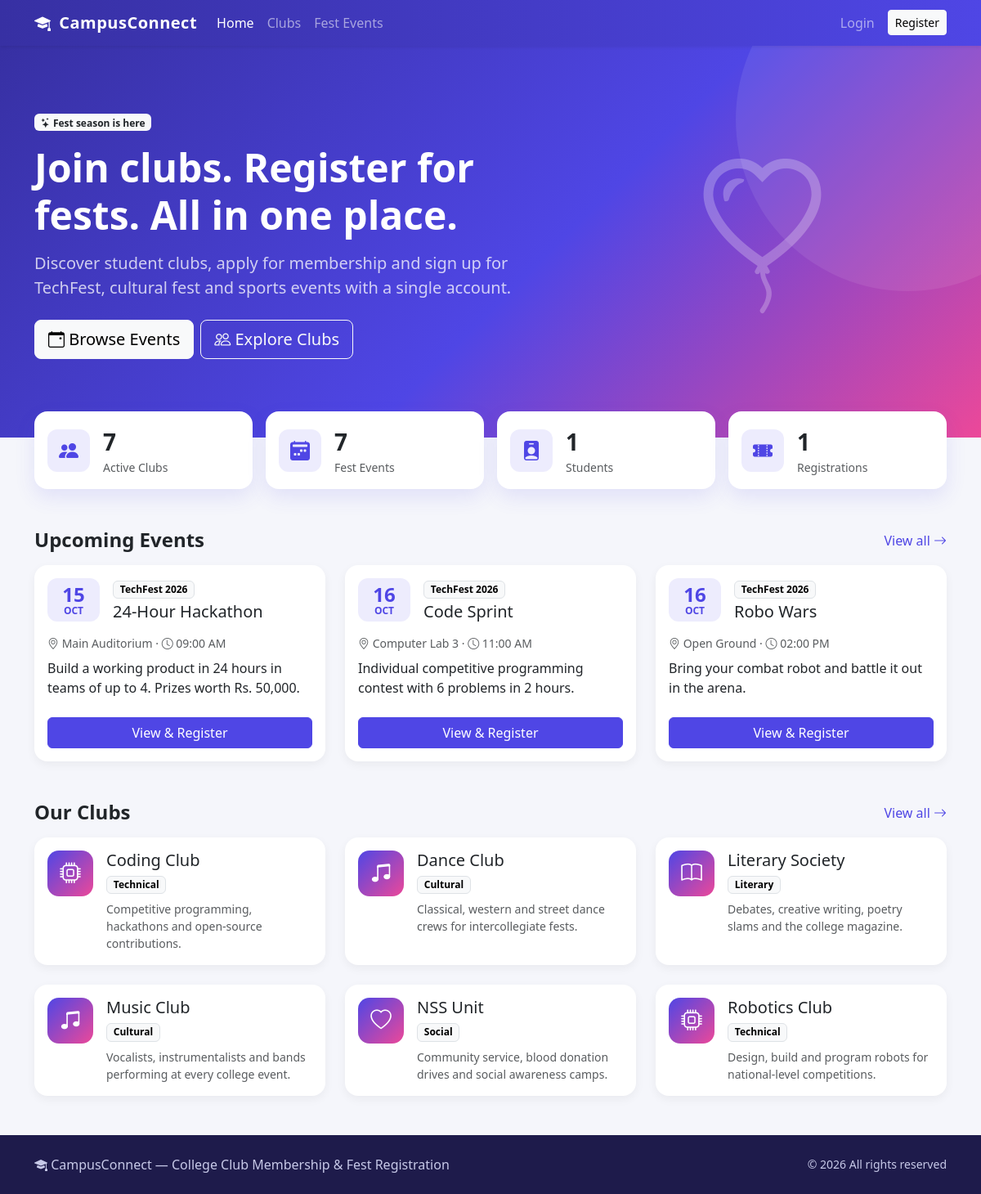
The page / on the database its author committed.
### tables this page shows
CREATE TABLE events (
    id               INTEGER PRIMARY KEY AUTOINCREMENT,
    title            TEXT    NOT NULL,
    fest_name        TEXT    NOT NULL,
    club_id          INTEGER REFERENCES clubs(id) ON DELETE SET NULL,
    description      TEXT    NOT NULL,
    venue            TEXT    NOT NULL,
    event_date       TEXT    NOT NULL,
    event_time       TEXT    NOT NULL,
    max_participants INTEGER NOT NULL DEFAULT 100,
    created_at       TEXT    NOT NULL DEFAULT CURRENT_TIMESTAMP
);

CREATE TABLE clubs (
    id            INTEGER PRIMARY KEY AUTOINCREMENT,
    name          TEXT    NOT NULL UNIQUE,
    category      TEXT    NOT NULL,
    description   TEXT    NOT NULL,
    coordinator   TEXT,
    contact_email TEXT,
    created_at    TEXT    NOT NULL DEFAULT CURRENT_TIMESTAMP
);

### app.py (the view)
@app.route("/")
def index():
    db = get_db()
    stats = {
        "clubs": db.execute("SELECT COUNT(*) FROM clubs").fetchone()[0],
        "events": db.execute("SELECT COUNT(*) FROM events").fetchone()[0],
        "students": db.execute("SELECT COUNT(*) FROM users WHERE role = 'student'").fetchone()[0],
        "registrations": db.execute("SELECT COUNT(*) FROM registrations").fetchone()[0],
    }
    upcoming = db.execute(
        """SELECT e.*, c.name AS club_name FROM events e
           LEFT JOIN clubs c ON c.id = e.club_id
           WHERE e.event_date >= ? ORDER BY e.event_date, e.event_time LIMIT 3""",
        (date.today().isoformat(),),
    ).fetchall()
    clubs = db.execute("SELECT * FROM clubs ORDER BY name LIMIT 6").fetchall()
    return render_template("index.html", stats=stats, upcoming=upcoming, clubs=clubs)

### app.py (called while the page is built)
def get_db():
    if "db" not in g:
        g.db = sqlite3.connect(DATABASE)
        g.db.row_factory = sqlite3.Row
        g.db.execute("PRAGMA foreign_keys = ON")
    return g.db

@app.before_request
def load_user():
    user_id = session.get("user_id")
    g.user = None
    g.club = None
    if user_id is not None:
        db = get_db()
        g.user = db.execute("SELECT * FROM users WHERE id = ?", (user_id,)).fetchone()
        if g.user is not None and g.user["role"] == "club_admin":
            g.club = db.execute("SELECT * FROM clubs WHERE id = ?", (g.user["club_id"],)).fetchone()

def current_portal():
    user = g.get("user")
    return "club_admin" if user is not None and user["role"] == "club_admin" else "admin"

@app.context_processor
def inject_globals():
    return {
        "user": g.get("user"),
        "my_club": g.get("club"),
        "portal": current_portal(),
        "category_icons": CATEGORY_ICONS,
        "today": date.today().isoformat(),
    }

@app.template_filter("fmt_time")
def fmt_time(value):
    try:
        return datetime.strptime(value, "%H:%M").strftime("%I:%M %p")
    except (TypeError, ValueError):
        return value

### templates/index.html (shortened to what this page needs)
{% extends "base.html" %}
{% from "_macros.html" import date_badge %}
{% block content %}
<section class="hero">
    <div class="container position-relative" style="z-index:1">
        <div class="row align-items-center">
            <div class="col-lg-7">
                <span class="badge bg-light text-dark mb-3"><i class="bi bi-stars"></i> Fest season is here</span>
                <h1 class="display-5 mb-3">Join clubs. Register for fests. All in one place.</h1>
                <p class="lead mb-4 opacity-75">Discover student clubs, apply for membership and sign up for TechFest, cultural fest and sports events with a single account.</p>
                <div class="d-flex gap-2 flex-wrap">
                    <a href="{{ url_for('events') }}" class="btn btn-light btn-lg"><i class="bi bi-calendar-event"></i> Browse Events</a>
                    <a href="{{ url_for('clubs') }}" class="btn btn-outline-light btn-lg"><i class="bi bi-people"></i> Explore Clubs</a>
                </div>
            </div>
            <div class="col-lg-5 d-none d-lg-block text-center">
                <i class="bi bi-balloon-heart" style="font-size: 12rem; opacity:.25"></i>
            </div>
        </div>
    </div>
</section>
<div class="container">
    <div class="row g-3 stats-row">
        {% for label, value, icon in [('Active Clubs', stats.clubs, 'people-fill'), ('Fest Events', stats.events, 'calendar2-week-fill'), ('Students', stats.students, 'person-badge-fill'), ('Registrations', stats.registrations, 'ticket-perforated-fill')] %}
        <div class="col-6 col-md-3">
            <div class="card stat-card">
                <div class="card-body d-flex align-items-center gap-3">
                    <span class="stat-icon"><i class="bi bi-{{ icon }}"></i></span>
                    <div>
                        <div class="fs-3 fw-bold">{{ value }}</div>
                        <div class="text-muted small">{{ label }}</div>
                    </div>
                </div>
            </div>
        </div>
        {% endfor %}
    </div>
    <section class="mt-5">
        <div class="d-flex justify-content-between align-items-center mb-3">
            <h2 class="h4 fw-bold mb-0">Upcoming Events</h2>
            <a href="{{ url_for('events') }}" class="text-brand text-decoration-none">View all <i class="bi bi-arrow-right"></i></a>
        </div>
        <div class="row g-4">
            {% for e in upcoming %}
            <div class="col-md-4">
                <div class="card hover-card h-100">
                    <div class="card-body">
                        <div class="d-flex gap-3 mb-3">
                            {{ date_badge(e.event_date) }}
                            <div>
                                <span class="badge text-bg-light border">{{ e.fest_name }}</span>
                                <h5 class="mt-1 mb-0">{{ e.title }}</h5>
                            </div>
                        </div>
                        <p class="text-muted small mb-2"><i class="bi bi-geo-alt"></i> {{ e.venue }} &middot; <i class="bi bi-clock"></i> {{ e.event_time|fmt_time }}</p>
                        <p class="card-text">{{ e.description[:90] }}{% if e.description|length > 90 %}...{% endif %}</p>
                    </div>
                    <div class="card-footer bg-transparent border-0 pb-3">
                        <a href="{{ url_for('event_detail', event_id=e.id) }}" class="btn btn-brand w-100">View &amp; Register</a>
                    </div>
                </div>
            </div>
            {% else %}
            <p class="text-muted">No upcoming events right now. Check back soon!</p>
            {% endfor %}
        </div>
    </section>
    <section class="mt-5">
        <div class="d-flex justify-content-between align-items-center mb-3">
            <h2 class="h4 fw-bold mb-0">Our Clubs</h2>
            <a href="{{ url_for('clubs') }}" class="text-brand text-decoration-none">View all <i class="bi bi-arrow-right"></i></a>
        </div>
        <div class="row g-4">
            {% for c in clubs %}
            <div class="col-sm-6 col-lg-4">
                <a href="{{ url_for('club_detail', club_id=c.id) }}" class="text-decoration-none text-reset">
                    <div class="card hover-card h-100">
                        <div class="card-body d-flex gap-3">
                            <span class="club-icon flex-shrink-0"><i class="bi bi-{{ category_icons.get(c.category, 'star') }}"></i></span>
                            <div>
                                <h5 class="mb-1">{{ c.name }}</h5>
                                <span class="badge text-bg-light border mb-2">{{ c.category }}</span>
                                <p class="small text-muted mb-0">{{ c.description[:80] }}{% if c.description|length > 80 %}...{% endif %}</p>
                            </div>
                        </div>
                    </div>
                </a>
            </div>
            {% endfor %}
        </div>
    </section>
</div>
{% endblock %}

### templates/base.html (shortened to what this page needs)
<!doctype html>
<html lang="en">
<head>
    <link href="https://cdn.jsdelivr.net/npm/bootstrap@5.3.3/dist/css/bootstrap.min.css" rel="stylesheet">
    <link href="https://cdn.jsdelivr.net/npm/bootstrap-icons@1.11.3/font/bootstrap-icons.min.css" rel="stylesheet">
    <link href="{{ url_for('static', filename='css/style.css') }}" rel="stylesheet">
</head>
<body class="d-flex flex-column min-vh-100">
<nav class="navbar navbar-expand-lg navbar-dark bg-brand shadow-sm sticky-top">
    <div class="container">
        <a class="navbar-brand" href="{{ url_for('index') }}"><i class="bi bi-mortarboard-fill me-1"></i> CampusConnect</a>
        <div class="collapse navbar-collapse" id="mainNav">
            <ul class="navbar-nav me-auto">
                <li class="nav-item"><a class="nav-link {% if request.endpoint == 'index' %}active{% endif %}" href="{{ url_for('index') }}">Home</a></li>
                <li class="nav-item"><a class="nav-link {% if request.endpoint in ['clubs', 'club_detail'] %}active{% endif %}" href="{{ url_for('clubs') }}">Clubs</a></li>
                <li class="nav-item"><a class="nav-link {% if request.endpoint in ['events', 'event_detail'] %}active{% endif %}" href="{{ url_for('events') }}">Fest Events</a></li>
            </ul>
            <ul class="navbar-nav">
                {% if user %}
                    {% if user.role == 'admin' %}
                        <li class="nav-item"><a class="nav-link" href="{{ url_for('admin_dashboard') }}"><i class="bi bi-speedometer2"></i> Admin Panel</a></li>
                    {% elif user.role == 'club_admin' %}
                        <li class="nav-item"><a class="nav-link" href="{{ url_for('club_admin_dashboard') }}"><i class="bi bi-speedometer2"></i> Club Portal</a></li>
                    {% else %}
                        <li class="nav-item"><a class="nav-link" href="{{ url_for('dashboard') }}"><i class="bi bi-grid"></i> My Dashboard</a></li>
                    {% endif %}
                    <li class="nav-item dropdown">
                        <a class="nav-link dropdown-toggle" href="#" data-bs-toggle="dropdown"><i class="bi bi-person-circle"></i> {{ user.name.split()[0] }}</a>
                        <ul class="dropdown-menu dropdown-menu-end">
                            <li><span class="dropdown-item-text small text-muted">{{ user.email }}</span></li>
                            <li><hr class="dropdown-divider"></li>
                            <li><a class="dropdown-item" href="{{ url_for('logout') }}"><i class="bi bi-box-arrow-right"></i> Logout</a></li>
                        </ul>
                    </li>
                {% else %}
                    <li class="nav-item"><a class="nav-link" href="{{ url_for('login') }}">Login</a></li>
                    <li class="nav-item"><a class="btn btn-light btn-sm ms-lg-2 mt-1" href="{{ url_for('register') }}">Register</a></li>
                {% endif %}
            </ul>
        </div>
    </div>
</nav>
<main class="flex-grow-1">
    {% block content %}{% endblock %}
</main>
<footer class="py-4 mt-5">
    <div class="container d-flex flex-column flex-md-row justify-content-between align-items-center gap-2">
        <span><i class="bi bi-mortarboard-fill"></i> CampusConnect &mdash; College Club Membership &amp; Fest Registration</span>
        <span class="small">&copy; 2026 All rights reserved</span>
    </div>
</footer>
</body>
</html>

### templates/_macros.html (shortened to what this page needs)
{% macro date_badge(value) %}
    {% set parts = value.split('-') %}
    {% set months = ['Jan','Feb','Mar','Apr','May','Jun','Jul','Aug','Sep','Oct','Nov','Dec'] %}
    <div class="date-badge">
        <div class="day">{{ parts[2] }}</div>
        <div class="month">{{ months[parts[1]|int - 1] }}</div>
    </div>
{% endmacro %}

### static/css/style.css (style rules this page uses)
:root { --brand: #4f46e5; --brand-dark: #3730a3; --accent: #ec4899; }
body { background: #f5f6fb; font-family: "Segoe UI", system-ui, -apple-system, sans-serif; }
.navbar-brand { font-weight: 700; letter-spacing: .5px; }
.bg-brand { background: linear-gradient(90deg, var(--brand-dark), var(--brand)); }
.btn-brand { background: var(--brand); border-color: var(--brand); color: #fff; }
.text-brand { color: var(--brand) !important; }
.hero { background: linear-gradient(135deg, var(--brand-dark) 0%, var(--brand) 55%, var(--accent) 100%); color: #fff; padding: 5rem 0 6rem; position: relative; overflow: hidden; }
.hero::after { content: ""; position: absolute; width: 420px; height: 420px; border-radius: 50%; background: rgba(255, 255, 255, .08); right: -120px; top: -120px; }
.hero h1 { font-weight: 800; }
.stats-row { margin-top: -3rem; position: relative; z-index: 2; }
.stat-card { border: 0; border-radius: 1rem; box-shadow: 0 10px 25px rgba(79, 70, 229, .12); }
.stat-card .stat-icon { width: 52px; height: 52px; border-radius: 12px; display: inline-flex; align-items: center; justify-content: center; font-size: 1.5rem; background: rgba(79, 70, 229, .1); color: var(--brand); }
.hover-card { border: 0; border-radius: 1rem; transition: transform .2s ease, box-shadow .2s ease; box-shadow: 0 4px 12px rgba(0, 0, 0, .05); }
.club-icon { width: 56px; height: 56px; border-radius: 14px; display: inline-flex; align-items: center; justify-content: center; font-size: 1.6rem; color: #fff; background: linear-gradient(135deg, var(--brand), var(--accent)); }
.date-badge { min-width: 64px; text-align: center; border-radius: .75rem; background: rgba(79, 70, 229, .1); color: var(--brand); padding: .4rem .5rem; line-height: 1.1; }
.date-badge .day { font-size: 1.5rem; font-weight: 700; }
.date-badge .month { font-size: .75rem; text-transform: uppercase; font-weight: 600; }
footer { background: #1e1b4b; color: #c7c9e8; }

### rows shown on the page
events: parts "15", months "OCT", fest_name "TechFest 2026", title "24-Hour Hackathon", venue "Main Auditorium", event_time|fmt_time "09:00 AM", description "Build a working product in 24 hours in teams of up to 4. Prizes worth Rs. 50,000."
events: parts "16", months "OCT", fest_name "TechFest 2026", title "Code Sprint", venue "Computer Lab 3", event_time|fmt_time "11:00 AM", description "Individual competitive programming contest with 6 problems in 2 hours."
events: parts "16", months "OCT", fest_name "TechFest 2026", title "Robo Wars", venue "Open Ground", event_time|fmt_time "02:00 PM", description "Bring your combat robot and battle it out in the arena."
clubs: name "Coding Club", category "Technical", description "Competitive programming, hackathons and open-source contributions."
clubs: name "Dance Club", category "Cultural", description "Classical, western and street dance crews for intercollegiate fests."
clubs: name "Literary Society", category "Literary", description "Debates, creative writing, poetry slams and the college magazine."
clubs: name "Music Club", category "Cultural", description "Vocalists, instrumentalists and bands performing at every college event."
clubs: name "NSS Unit", category "Social", description "Community service, blood donation drives and social awareness camps."
clubs: name "Robotics Club", category "Technical", description "Design, build and program robots for national-level competitions."

### other values the page prints
{{ value }} "7" "7" "1" "1"
{{ label }} "Active Clubs" "Fest Events" "Students" "Registrations"
